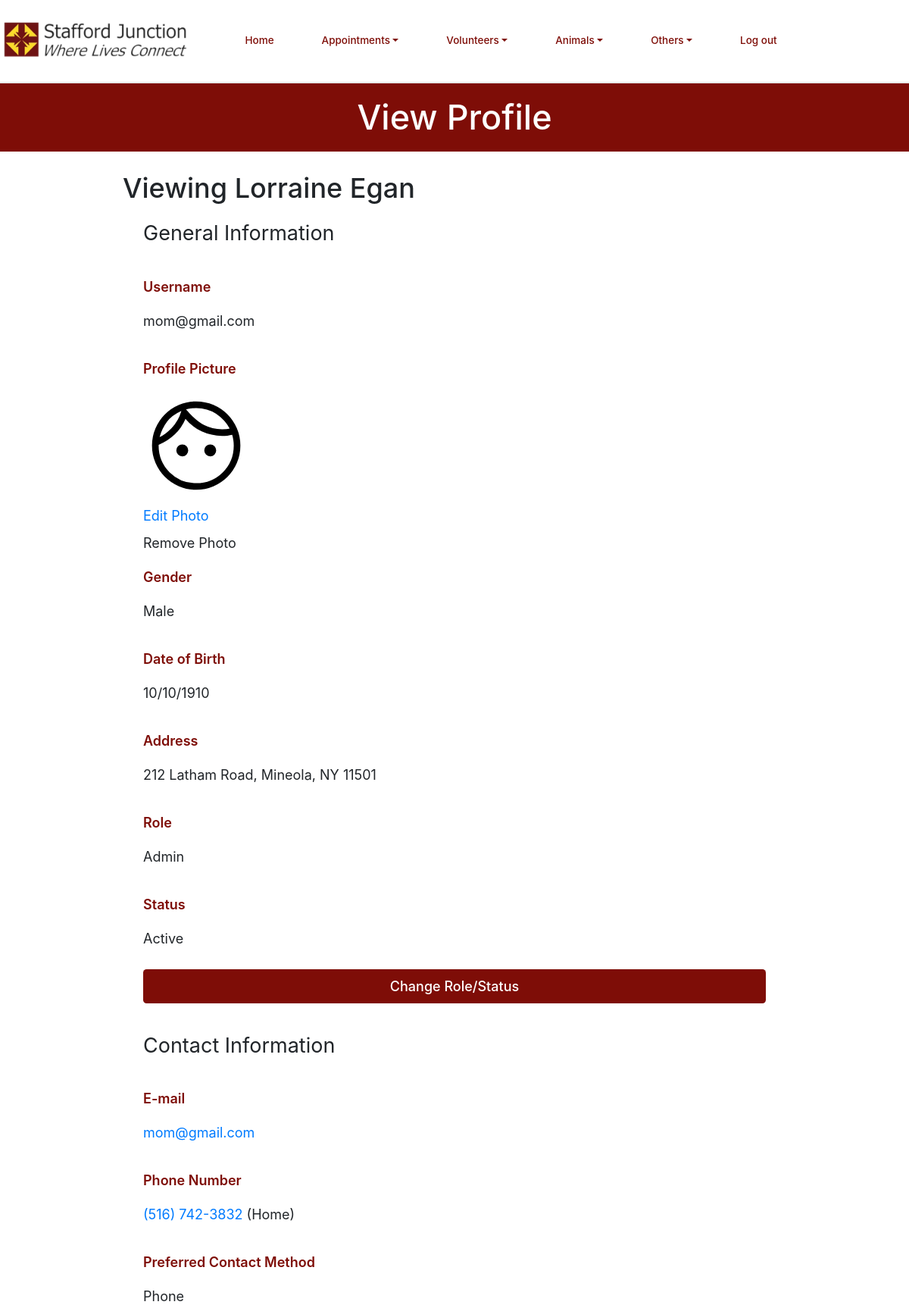
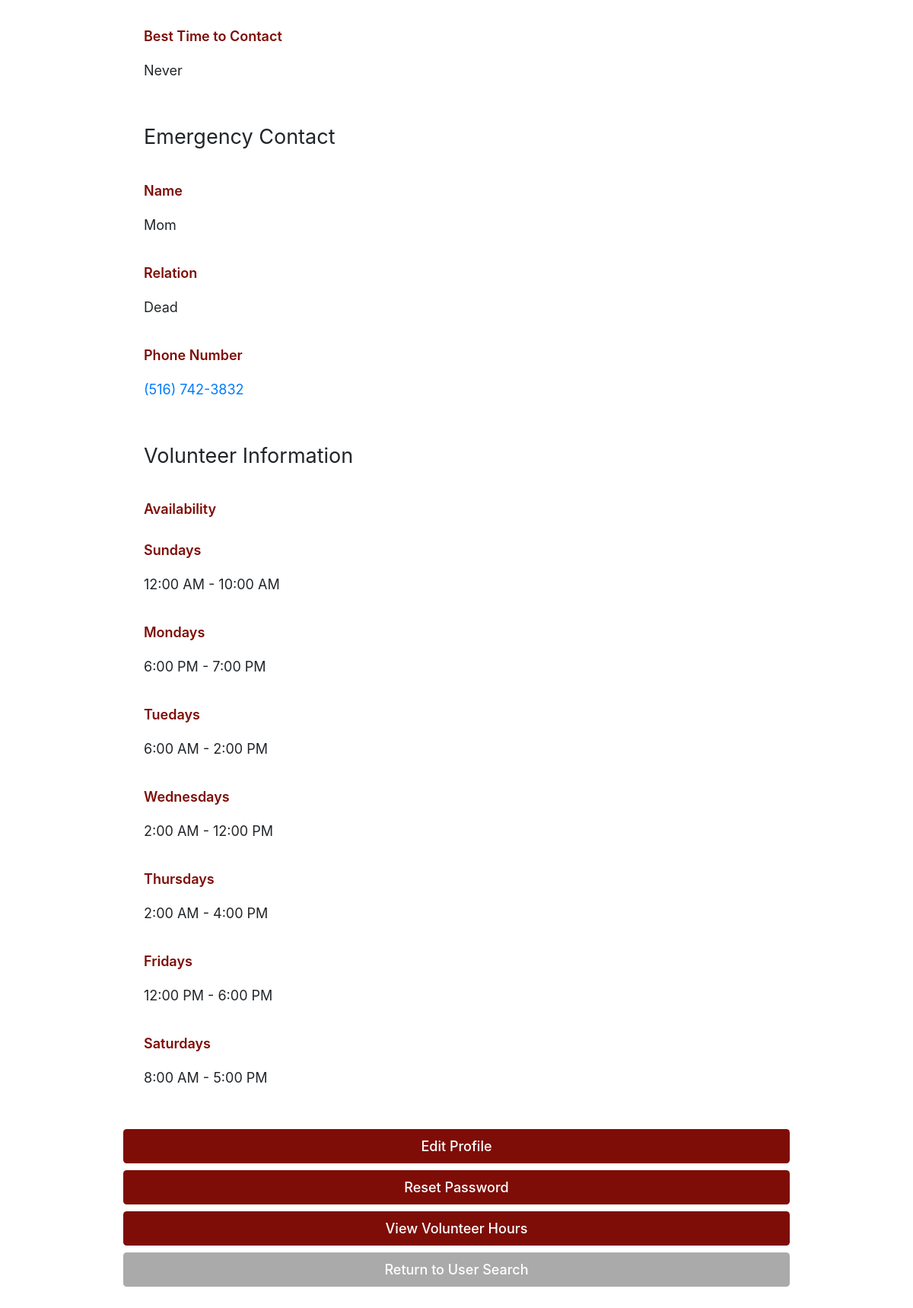
/viewProfile.php?id=mom@gmail.com (signed in), run on the app's committed database (2 pictures, top to bottom).
### tables this page shows
CREATE TABLE `dbPersons` (
  `id` varchar(256) NOT NULL,
  `start_date` text DEFAULT NULL,
  `venue` text DEFAULT NULL,
  `first_name` text NOT NULL,
  `last_name` text DEFAULT NULL,
  `address` text DEFAULT NULL,
  `city` text DEFAULT NULL,
  `state` varchar(2) DEFAULT NULL,
  `zip` text DEFAULT NULL,
  `phone1` varchar(12) NOT NULL,
  `phone1type` text DEFAULT NULL,
  `phone2` varchar(12) DEFAULT NULL,
  `phone2type` text DEFAULT NULL,
  `birthday` text DEFAULT NULL,
  `email` text DEFAULT NULL,
  `contact_name` text NOT NULL,
  `contact_num` varchar(12) NOT NULL,
  `relation` text NOT NULL,
  `contact_time` text NOT NULL,
  `cMethod` text DEFAULT NULL,
  `type` text DEFAULT NULL,
  `status` text DEFAULT NULL,
  `availability` text DEFAULT NULL,
  `schedule` text DEFAULT NULL,
  `hours` text DEFAULT NULL,
  `notes` text DEFAULT NULL,
  `password` text DEFAULT NULL,
  `sundays_start` char(5) DEFAULT NULL,
  `sundays_end` char(5) DEFAULT NULL,
  `mondays_start` char(5) DEFAULT NULL,
  `mondays_end` char(5) DEFAULT NULL,
  `tuesdays_start` char(5) DEFAULT NULL,
  `tuesdays_end` char(5) DEFAULT NULL,
  `wednesdays_start` char(5) DEFAULT NULL,
  `wednesdays_end` char(5) DEFAULT NULL,
  `thursdays_start` char(5) DEFAULT NULL,
  `thursdays_end` char(5) DEFAULT NULL,
  `fridays_start` char(5) DEFAULT NULL,
  `fridays_end` char(5) DEFAULT NULL,
  `saturdays_start` char(5) DEFAULT NULL,
  `saturdays_end` char(5) DEFAULT NULL,
  `profile_pic` text NOT NULL,
  `force_password_change` tinyint(1) NOT NULL,
  `gender` varchar(6) NOT NULL
);

### database/dbPersons.php (called while the page is built, shortened)
<?php
include_once(dirname(__FILE__).'/../domain/Person.php');
function retrieve_person($id) {
    $con=connect();
    $query = "SELECT * FROM dbPersons WHERE id = '" . $id . "'";
    $result = mysqli_query($con,$query);
    $result_row = mysqli_fetch_assoc($result);
    $thePerson = make_a_person($result_row);
    return $thePerson;
}
function make_a_person($result_row) {
    $thePerson = new Person(
                    $result_row['first_name'],
                    $result_row['last_name'],
                    $result_row['venue'],
                    $result_row['address'],
                    $result_row['city'],
                    $result_row['state'],
                    $result_row['zip'],
                    @$result_row['profile_pic'],
                    $result_row['phone1'],
                    $result_row['phone1type'],
                    $result_row['phone2'],
                    $result_row['phone2type'],
                    $result_row['email'],
                    $result_row['contact_name'],
                    $result_row['contact_num'],
                    $result_row['relation'],
                    $result_row['contact_time'],
                    $result_row['type'],
                    $result_row['status'],
                    $result_row['cMethod'],
                    $result_row['availability'],
                    $result_row['schedule'],
                    $result_row['hours'],
                    $result_row['birthday'],
                    $result_row['start_date'],
                    $result_row['notes'],
                    $result_row['password'],
                    $result_row['sundays_start'],
                    $result_row['sundays_end'],
                    $result_row['mondays_start'],
                    $result_row['mondays_end'],
                    $result_row['tuesdays_start'],
                    $result_row['tuesdays_end'],
                    $result_row['wednesdays_start'],
                    $result_row['wednesdays_end'],
                    $result_row['thursdays_start'],
                    $result_row['thursdays_end'],
                    $result_row['fridays_start'],
                    $result_row['fridays_end'],
                    $result_row['saturdays_start'],
                    $result_row['saturdays_end'],
                    $result_row['force_password_change'],
                    $result_row['gender']
                );
    return $thePerson;
}

### domain/Person.php (called while the page is built, shortened)
<?php
class Person {
	private $id;
	private $first_name;
	private $last_name;
	private $address;
	private $city;
	private $state;
	private $zip;
  	private $profile_pic;
	private $phone1;
	private $phone1type;
	private $birthday;
	private $email;
	private $contact_name;
	private $contact_num;
	private $relation;
	private $contact_time;
	private $cMethod;
	private $type;
	private $status;
	private $sundaysStart;
	private $sundaysEnd;
	private $mondaysStart;
	private $mondaysEnd;
	private $tuesdaysStart;
	private $tuesdaysEnd;
	private $wednesdaysStart;
	private $wednesdaysEnd;
	private $thursdaysStart;
	private $thursdaysEnd;
	private $fridaysStart;
	private $fridaysEnd;
	private $saturdaysStart;
	private $saturdaysEnd;
	private $gender;
	function __construct($f, $l, $v, $a, $c, $s, $z, $pp, $p1, $p1t, $p2, $p2t, $e,
			$cn, $cpn, $rel,
			$ct, $t, $st, $cntm,
			$av, $sch, $hrs, $bd, $sd,
			$notes, $pass,
			$suns, $sune, $mons, $mone, $tues, $tuee, $weds, $wede,
			$thus, $thue, $fris, $frie, $sats, $sate, $mcp, $gender) {
		$this->id = $e;
		$this->first_name = $f;
		$this->last_name = $l;
		$this->address = $a;
		$this->city = $c;
		$this->state = $s;
		$this->zip = $z;
    		$this->profile_pic = $pp;
		$this->phone1 = $p1;
		$this->phone1type = $p1t;
		$this->birthday = $bd;
		$this->email = $e;
		$this->contact_name = $cn;
		$this->contact_num = $cpn;
		$this->relation = $rel;
		$this->contact_time = $ct;
		$this->cMethod = $cntm;
		$this->type = $t !== "" ? explode(',', $t) : array();
		$this->status = $st;
		$this->sundaysStart = $suns;
		$this->sundaysEnd = $sune;
		$this->mondaysStart = $mons;
		$this->mondaysEnd = $mone;
		$this->tuesdaysStart = $tues;
		$this->tuesdaysEnd = $tuee;
		$this->wednesdaysStart = $weds;
		$this->wednesdaysEnd = $wede;
		$this->thursdaysStart = $thus;
		$this->thursdaysEnd = $thue;
		$this->fridaysStart = $fris;
		$this->fridaysEnd = $frie;
		$this->saturdaysStart = $sats;
		$this->saturdaysEnd = $sate;
		$this->gender = $gender;
	}
	function get_id() {
		return $this->id;
	}
	function get_first_name() {
		return $this->first_name;
	}
	function get_last_name() {
		return $this->last_name;
	}
	function get_address() {
		return $this->address;
	}
	function get_city() {
		return $this->city;
	}
	function get_state() {
		return $this->state;
	}
	function get_zip() {
		return $this->zip;
	}
  function get_profile_pic() {
    return $this->profile_pic;
  }
	function get_phone1() {
		return $this->phone1;
	}
	function get_phone1type() {
		return $this->phone1type;
	}
	function get_birthday() {
		return $this->birthday;
	}
	function get_email() {
		return $this->email;
	}
	function get_contact_name() {
		return $this->contact_name;
	}
	function get_contact_num() {
		return $this->contact_num;
	}
	function get_relation() {
		return $this->relation;
	}
	function get_contact_time() {
		return $this->contact_time;
	}
	function get_cMethod() {
		return $this->cMethod;
	}
	function get_type() {
		return $this->type;
	}
	function get_status() {
		return $this->status;
	}
	function get_sunday_availability_start() {
		return $this->sundaysStart;
	}
	function get_sunday_availability_end() {
		return $this->sundaysEnd;
	}
	function get_monday_availability_start() {
		return $this->mondaysStart;
	}
	function get_monday_availability_end() {
		return $this->mondaysEnd;
	}
	function get_tuesday_availability_start() {
		return $this->tuesdaysStart;
	}
	function get_tuesday_availability_end() {
		return $this->tuesdaysEnd;
	}
	function get_wednesday_availability_start() {
		return $this->wednesdaysStart;
	}
	function get_wednesday_availability_end() {
		return $this->wednesdaysEnd;
	}
	function get_thursday_availability_start() {
		return $this->thursdaysStart;
	}
	function get_thursday_availability_end() {
		return $this->thursdaysEnd;
	}
	function get_friday_availability_start() {
		return $this->fridaysStart;
	}
	function get_friday_availability_end() {
		return $this->fridaysEnd;
	}
	function get_saturday_availability_start() {
		return $this->saturdaysStart;
	}
	function get_saturday_availability_end() {
		return $this->saturdaysEnd;
	}
	function get_gender() {
		return $this->gender;
	}
}

### include/output.php (called while the page is built, shortened)
<?php
    function hsc($input) {
        return htmlspecialchars($input);
    }
    function time24hTo12h($time) {
        $hour = substr($time, 0, 2);
        $minute = substr($time, 3, 2);
        $hour = intval($hour);
        if ($hour < 12) {
            if ($hour == 0) {
                $hour = 12;
            }
            return hsc($hour . ':' . $minute . ' AM');
        } else if ($hour > 12) {
            $hour -= 12;
        }
        return hsc($hour . ':' . $minute . ' PM');
    }
    function formatPhoneNumber($number) {
        $str = '(' . substr($number, 0, 3) . ') ' . substr($number, 3, 3) . '-' . substr($number, 6, 4);
        return hsc($str);
    }

### viewProfile.php (the view, shortened to what this page needs)
<?php
    $accessLevel = 0;
    $userID = null;
    $isAdmin = false;
    if (isset($_SESSION['_id'])) {
        $accessLevel = $_SESSION['access_level'];
        $isAdmin = $accessLevel >= 2;
        $userID = $_SESSION['_id'];
    } else {
        header('Location: login.php');
        die();
    }
    if ($isAdmin && isset($_GET['id'])) {
        $args = sanitize($_GET);
        $id = strtolower($args['id']);
    } else {
        $id = $userID;
    }
    require_once('database/dbPersons.php');
    $user = retrieve_person($id);
    $viewingOwnProfile = $id == $userID;
?>
<!DOCTYPE html>
<html>
    <head>
        <?php require_once('universal.inc') ?>
    </head>
    <body>
        <?php
            require_once('header.php');
            require_once('include/output.php');
        ?>
        <h1>View Profile</h1>
        <main class="general">
            <?php if ($viewingOwnProfile): ?>
                <h2>Your Profile</h2>
            <?php else: ?>
                <h2>Viewing <?php echo $user->get_first_name() . ' ' . $user->get_last_name() ?></h2>
            <?php endif ?>
            <fieldset>
                <legend>General Information</legend>
                <label>Username</label>
                <p><?php echo $user->get_id() ?></p>
                <label>Profile Picture</label>
                <img class="profile-pic" src="<?php
                    $profile_pic = $user -> get_profile_pic();
                    if ($profile_pic) {
                        echo $profile_pic;
                    } else {
                        echo 'images/default-profile-picture.svg';
                    }
                  ?>"width="140" height="140">
                <a id="edit-profile-picture" class="link-like">Edit Photo</a>
                <?php
                  echo '<a href="viewProfile.php?id='.$id.'&removePic=true" style="color:inherit">Remove Photo</a>'
                ?>
                <label>Gender</label>
                <p><?php echo $user->get_gender(); ?></p>
                <label>Date of Birth</label>
                <p><?php echo date('d/m/Y', strtotime($user->get_birthday())) ?></p>
                <label>Address</label>
                <p><?php echo $user->get_address() . ', ' . $user->get_city() . ', ' . $user->get_state() . ' ' . $user->get_zip() ?></p>
                <label>Role</label>
                <p><?php echo ucfirst($user->get_type()[0]) ?></p>
                <label>Status</label>
                <p><?php
                    $status = ucfirst($user->get_status());
                    $reason = $user->get_notes();
                    if ($status == "Inactive" && $reason) {
                        echo "Inactive (" . $reason . ")";
                    } else {
                        echo $status;
                    }
                ?></p>
                <?php if ($id != $userID && $accessLevel >= 2): ?>
                    <?php if ($accessLevel >= 3): ?>
                        <a href="modifyUserRole.php?id=<?php echo $id ?>" class="button">Change Role/Status</a>
                    <?php endif ?>
                <?php endif ?>
            </fieldset>
            <fieldset>
                <legend>Contact Information</legend>
                <label>E-mail</label>
                <p><a href="mailto:<?php echo $user->get_email() ?>"><?php echo $user->get_email() ?></a></p>
                <label>Phone Number</label>
                <p><a href="tel:<?php echo $user->get_phone1() ?>"><?php echo formatPhoneNumber($user->get_phone1()) ?></a> (<?php echo ucfirst($user->get_phone1type()) ?>)</p>
                <label>Preferred Contact Method</label>
                <p><?php echo ucfirst($user->get_cMethod()) ?></p>
                <label>Best Time to Contact</label>
                <p><?php echo ucfirst($user->get_contact_time()) ?></p>
            </fieldset>
            <fieldset>
                <legend>Emergency Contact</legend>
                <label>Name</label>
                <p><?php echo $user->get_contact_name() ?></p>
                <label>Relation</label>
                <p><?php echo $user->get_relation() ?></p>
                <label>Phone Number</label>
                <p><a href="tel:<?php echo $user->get_contact_num() ?>"><?php echo formatPhoneNumber($user->get_contact_num()) ?></a></p>
            </fieldset>
            <fieldset>
                <legend>Volunteer Information</legend>
                <label>Availability</label>
                <?php if ($user->get_sunday_availability_start()): ?>
                    <label>Sundays</label>
                    <p><?php echo time24hTo12h($user->get_sunday_availability_start()) . ' - ' . time24hTo12h($user->get_sunday_availability_end()) ?></p>
                <?php endif ?>
                <?php if ($user->get_monday_availability_start()): ?>
                    <label>Mondays</label>
                    <p><?php echo time24hTo12h($user->get_monday_availability_start()) . ' - ' . time24hTo12h($user->get_monday_availability_end()) ?></p>
                <?php endif ?>
                <?php if ($user->get_tuesday_availability_start()): ?>
                    <label>Tuedays</label>
                    <p><?php echo time24hTo12h($user->get_tuesday_availability_start()) . ' - ' . time24hTo12h($user->get_tuesday_availability_end()) ?></p>
                <?php endif ?>
                <?php if ($user->get_wednesday_availability_start()): ?>
                    <label>Wednesdays</label>
                    <p><?php echo time24hTo12h($user->get_wednesday_availability_start()) . ' - ' . time24hTo12h($user->get_wednesday_availability_end()) ?></p>
                <?php endif ?>
                <?php if ($user->get_thursday_availability_start()): ?>
                    <label>Thursdays</label>
                    <p><?php echo time24hTo12h($user->get_thursday_availability_start()) . ' - ' . time24hTo12h($user->get_thursday_availability_end()) ?></p>
                <?php endif ?>
                <?php if ($user->get_friday_availability_start()): ?>
                    <label>Fridays</label>
                    <p><?php echo time24hTo12h($user->get_friday_availability_start()) . ' - ' . time24hTo12h($user->get_friday_availability_end()) ?></p>
                <?php endif ?>
                <?php if ($user->get_saturday_availability_start()): ?>
                    <label>Saturdays</label>
                    <p><?php echo time24hTo12h($user->get_saturday_availability_start()) . ' - ' . time24hTo12h($user->get_saturday_availability_end()) ?></p>
                <?php endif ?>
            </fieldset>
            <a class="button" href="editProfile.php<?php if ($id != $userID) echo '?id=' . $id ?>">Edit Profile</a>
            <?php if ($id != $userID): ?>
                <?php if (($accessLevel == 2 && $user->get_access_level() == 1) || $accessLevel >= 3): ?>
                    <a class="button" href="resetPassword.php?id=<?php echo htmlspecialchars($_GET['id']) ?>">Reset Password</a>
                <?php endif ?>
                <a class="button" href="volunteerReport.php?id=<?php echo htmlspecialchars($_GET['id']) ?>">View Volunteer Hours</a>
                <a class="button cancel" href="personSearch.php">Return to User Search</a>
            <?php else: ?>
                <a class="button" href="changePassword.php">Change Password</a>
                <a class="button" href="volunteerReport.php">View Volunteer Hours</a>
                <a class="button cancel" href="index.php">Return to Dashboard</a>
            <?php endif ?>
        </main>
    </body>
</html>

### data on the page
dbpersons: first_name "Lorraine", last_name "Egan", id "mom@gmail.com", gender "Male", birthday "10/10/1910", address "212 Latham Road", city "Mineola", state "NY", zip "11501", status "Active", email "mom@gmail.com", phone1 "(516) 742-3832", phone1type "Home", cMethod "Phone", contact_time "Never", contact_name "Mom", relation "Dead", contact_num "(516) 742-3832", sundays_start "12:00 AM", sundays_end "10:00 AM", mondays_start "6:00 PM", mondays_end "7:00 PM", tuesdays_start "6:00 AM", tuesdays_end "2:00 PM", wednesdays_start "2:00 AM", wednesdays_end "12:00 PM", thursdays_start "2:00 AM", thursdays_end "4:00 PM", fridays_start "12:00 PM", fridays_end "6:00 PM", saturdays_start "8:00 AM", saturdays_end "5:00 PM"

### other printed values
$user->get_type()[0] "Admin"
